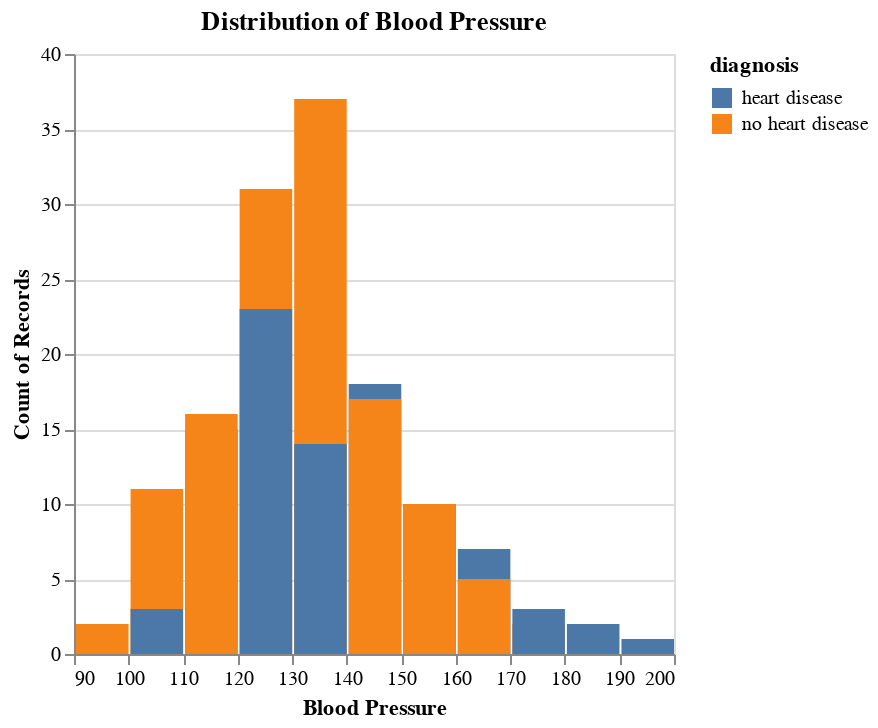

Notebook source saved alongside this figure:
### Code cell
# blood pressure
bp_hist = alt.Chart(heart_disease_to_plot).mark_bar().encode(
    alt.X("resting_bp:Q", bin = True).title("Blood Pressure"),
    y = alt.Y("count()").stack(False),
    color = "diagnosis:N"
).properties(
    title = "Distribution of Blood Pressure"
)

bp_hist

### Figure 1 — Vega-Lite specification as saved in the notebook (floating-point values rounded to 4 significant figures; data arrays with more than 128 entries replaced by an {"elided": "..."} marker saying what was removed)
{"config": {"view": {"continuousWidth": 300, "continuousHeight": 300}}, "data": {"name": "data-0c665f7d56cb8c6e67eee32e6e1f78ee"}, "mark": {"type": "bar"}, "encoding": {"color": {"field": "diagnosis", "type": "nominal"}, "x": {"bin": true, "field": "resting_bp", "title": "Blood Pressure", "type": "quantitative"}, "y": {"aggregate": "count", "stack": false, "type": "quantitative"}}, "title": "Distribution of Blood Pressure", "$schema": "https://vega.github.io/schema/vega-lite/v5.15.1.json", "datasets": {"data-0c665f7d56cb8c6e67eee32e6e1f78ee": {"elided": "227 records"}}}
